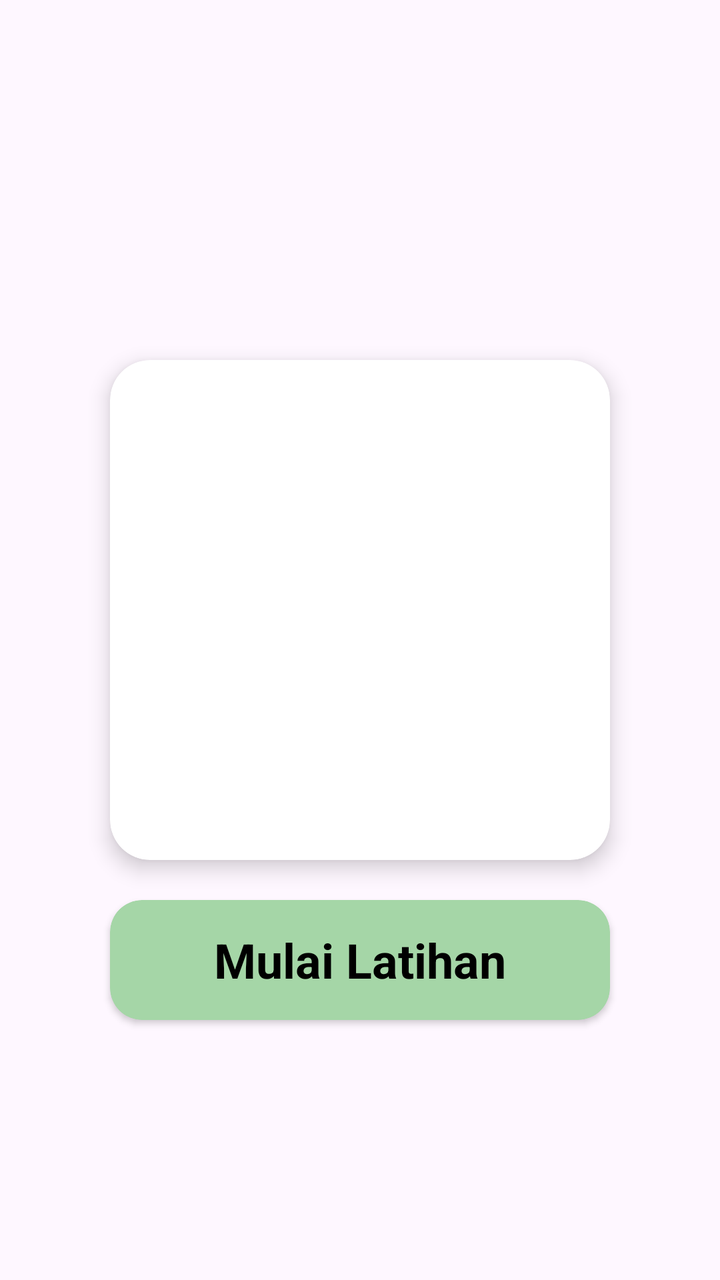
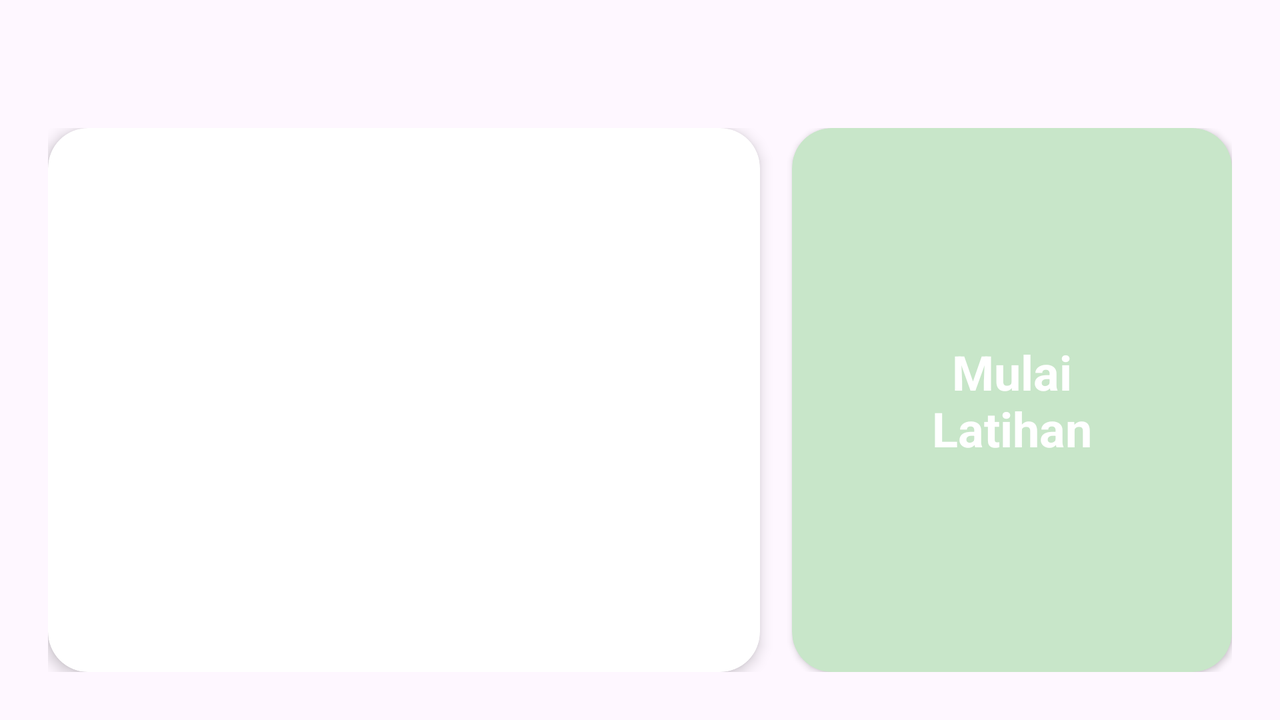

An Android layout and its configuration variant, each rendered on a device that would load it. The default file and the variant file are quoted in full after the pictures.
<!-- AndroidManifest.xml: application theme Theme.Mentora -->
<!-- res/layout/activity_latihan.xml -->
<?xml version="1.0" encoding="utf-8"?>
<LinearLayout
    xmlns:android="http://schemas.android.com/apk/res/android"
    xmlns:app="http://schemas.android.com/apk/res-auto"
    xmlns:tools="http://schemas.android.com/tools"
    android:layout_width="match_parent"
    android:layout_height="match_parent"
    android:orientation="vertical"
    android:background="@drawable/bg_app_pattern">

    <androidx.appcompat.widget.Toolbar
        android:id="@+id/toolbar"
        android:layout_width="match_parent"
        android:layout_height="50dp"
        android:background="@android:color/transparent"
        android:titleTextColor="@android:color/black"
        android:elevation="2dp"/>

    <LinearLayout
        android:layout_width="match_parent"
        android:layout_height="match_parent"
        android:orientation="vertical"
        android:gravity="center"
        android:padding="20dp">

        <androidx.cardview.widget.CardView
            android:id="@+id/cardGambar"
            android:layout_width="250dp"
            android:layout_height="250dp"
            app:cardCornerRadius="20dp"
            app:cardElevation="6dp"
            android:layout_marginBottom="20dp"
            android:clickable="true"
            android:foreground="?attr/selectableItemBackground"
            tools:ignore="KeyboardInaccessibleWidget">

            <ImageView
                android:id="@+id/imgLatihan"
                android:layout_width="match_parent"
                android:layout_height="match_parent"
                android:scaleType="centerInside"
                android:padding="20dp"
                tools:ignore="ContentDescription" />
        </androidx.cardview.widget.CardView>

        <androidx.cardview.widget.CardView
            android:id="@+id/btnLanjut"
            android:layout_width="250dp"
            android:layout_height="60dp"
            app:cardCornerRadius="16dp"
            app:cardBackgroundColor="#A5D6A7"
            android:clickable="true"
            android:foreground="?attr/selectableItemBackground"
            tools:ignore="KeyboardInaccessibleWidget">

            <TextView
                android:layout_width="match_parent"
                android:layout_height="match_parent"
                android:text="Mulai Latihan"
                android:textColor="@color/black"
                android:textStyle="bold"
                android:textSize="24sp"
                android:gravity="center"
                tools:ignore="HardcodedText" />
        </androidx.cardview.widget.CardView>

    </LinearLayout>

</LinearLayout>
<!-- resources referenced by this layout -->
<resources>
  <!-- drawable bg_app_pattern (drawable) -->
  <?xml version="1.0" encoding="utf-8"?>
  <layer-list xmlns:android="http://schemas.android.com/apk/res/android">
  
      
      <item>
          <shape>
              <solid android:color="#FAF7FC"/>
          </shape>
      </item>
  
      
      <item>
          <bitmap
              android:src="@drawable/bg_pattern"
              android:gravity="center"/>
      </item>
  
  </layer-list>
  <style name="Theme.Mentora" parent="Base.Theme.Mentora" />
  <style name="Base.Theme.Mentora" parent="Theme.Material3.DayNight.NoActionBar">
          
          
      </style>
</resources>
<!-- res/layout-land/activity_latihan.xml (the repository's variant of the layout above) -->
<!-- drawn on the phone turned sideways -->
<?xml version="1.0" encoding="utf-8"?>
<LinearLayout
    xmlns:android="http://schemas.android.com/apk/res/android"
    xmlns:app="http://schemas.android.com/apk/res-auto"
    android:layout_width="match_parent"
    android:layout_height="match_parent"
    android:orientation="vertical">

    <androidx.appcompat.widget.Toolbar
        android:id="@+id/toolbar"
        android:layout_width="match_parent"
        android:layout_height="40dp"
        android:background="@android:color/transparent"
        android:titleTextColor="@android:color/black"/>

    <LinearLayout
        android:layout_width="match_parent"
        android:layout_height="match_parent"
        android:orientation="horizontal"
        android:gravity="center"
        android:padding="24dp">

        <androidx.cardview.widget.CardView
            android:id="@+id/cardGambar"
            android:layout_width="0dp"
            android:layout_height="match_parent"
            android:layout_weight="1"
            android:layout_marginEnd="16dp"
            app:cardCornerRadius="20dp"
            app:cardElevation="4dp"
            android:clickable="true"
            android:foreground="?attr/selectableItemBackground">

            <ImageView
                android:id="@+id/imgLatihan"
                android:layout_width="match_parent"
                android:layout_height="match_parent"
                android:padding="24dp"
                android:scaleType="centerInside"/>
        </androidx.cardview.widget.CardView>

        <androidx.cardview.widget.CardView
            android:id="@+id/btnLanjut"
            android:layout_width="220dp"
            android:layout_height="match_parent"
            app:cardCornerRadius="20dp"
            app:cardBackgroundColor="#C8E6C9"
            android:clickable="true"
            android:foreground="?attr/selectableItemBackground">

            <TextView
                android:layout_width="match_parent"
                android:layout_height="match_parent"
                android:gravity="center"
                android:text="Mulai\nLatihan"
                android:textStyle="bold"
                android:textSize="24sp"
                android:textColor="#FFFFFF"/>
        </androidx.cardview.widget.CardView>

    </LinearLayout>

</LinearLayout>
<!-- resources referenced by the variant -->
<!-- as the phone turned sideways resolves them -->
<resources>
  <style name="Theme.Mentora" parent="Base.Theme.Mentora" />
  <style name="Base.Theme.Mentora" parent="Theme.Material3.DayNight.NoActionBar">
          
          
      </style>
</resources>
